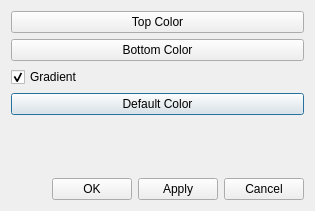
<?xml version="1.0" encoding="UTF-8"?>
<ui version="4.0">
 <class>BackgroundColor</class>
 <widget class="QDialog" name="BackgroundColor">
  <property name="windowModality">
   <enum>Qt::ApplicationModal</enum>
  </property>
  <property name="geometry">
   <rect>
    <x>0</x>
    <y>0</y>
    <width>315</width>
    <height>211</height>
   </rect>
  </property>
  <property name="minimumSize">
   <size>
    <width>315</width>
    <height>211</height>
   </size>
  </property>
  <property name="maximumSize">
   <size>
    <width>315</width>
    <height>211</height>
   </size>
  </property>
  <property name="windowTitle">
   <string>Background Color</string>
  </property>
  <property name="modal">
   <bool>true</bool>
  </property>
  <layout class="QGridLayout" name="gridLayout">
   <item row="0" column="0">
    <layout class="QVBoxLayout" name="verticalLayout_2">
     <item>
      <layout class="QVBoxLayout" name="verticalLayout">
       <item>
        <widget class="QPushButton" name="pushButtonTop">
         <property name="styleSheet">
          <string notr="true"/>
         </property>
         <property name="text">
          <string>Top Color</string>
         </property>
         <property name="autoDefault">
          <bool>false</bool>
         </property>
        </widget>
       </item>
       <item>
        <widget class="QPushButton" name="pushButtonBottom">
         <property name="text">
          <string>Bottom Color</string>
         </property>
         <property name="autoDefault">
          <bool>false</bool>
         </property>
        </widget>
       </item>
       <item>
        <widget class="QCheckBox" name="checkBoxGrad">
         <property name="text">
          <string>Gradient</string>
         </property>
         <property name="checked">
          <bool>true</bool>
         </property>
        </widget>
       </item>
       <item>
        <widget class="QPushButton" name="pushButtonDefaultColor">
         <property name="text">
          <string>Default Color</string>
         </property>
        </widget>
       </item>
      </layout>
     </item>
     <item>
      <spacer name="verticalSpacer">
       <property name="orientation">
        <enum>Qt::Vertical</enum>
       </property>
       <property name="sizeHint" stdset="0">
        <size>
         <width>20</width>
         <height>40</height>
        </size>
       </property>
      </spacer>
     </item>
     <item>
      <layout class="QHBoxLayout" name="horizontalLayout">
       <item>
        <spacer name="horizontalSpacer">
         <property name="orientation">
          <enum>Qt::Horizontal</enum>
         </property>
         <property name="sizeHint" stdset="0">
          <size>
           <width>40</width>
           <height>20</height>
          </size>
         </property>
        </spacer>
       </item>
       <item>
        <widget class="QPushButton" name="okButton">
         <property name="text">
          <string>OK</string>
         </property>
        </widget>
       </item>
       <item>
        <widget class="QPushButton" name="applyButton">
         <property name="text">
          <string>Apply</string>
         </property>
        </widget>
       </item>
       <item>
        <widget class="QPushButton" name="cancelButton">
         <property name="text">
          <string>Cancel</string>
         </property>
         <property name="autoDefault">
          <bool>false</bool>
         </property>
        </widget>
       </item>
      </layout>
     </item>
    </layout>
   </item>
  </layout>
 </widget>
 <tabstops>
  <tabstop>okButton</tabstop>
  <tabstop>cancelButton</tabstop>
  <tabstop>checkBoxGrad</tabstop>
  <tabstop>pushButtonTop</tabstop>
  <tabstop>pushButtonBottom</tabstop>
  <tabstop>pushButtonDefaultColor</tabstop>
 </tabstops>
 <resources/>
 <connections>
  <connection>
   <sender>checkBoxGrad</sender>
   <signal>clicked(bool)</signal>
   <receiver>pushButtonBottom</receiver>
   <slot>setVisible(bool)</slot>
   <hints>
    <hint type="sourcelabel">
     <x>98</x>
     <y>121</y>
    </hint>
    <hint type="destinationlabel">
     <x>130</x>
     <y>88</y>
    </hint>
   </hints>
  </connection>
 </connections>
</ui>
